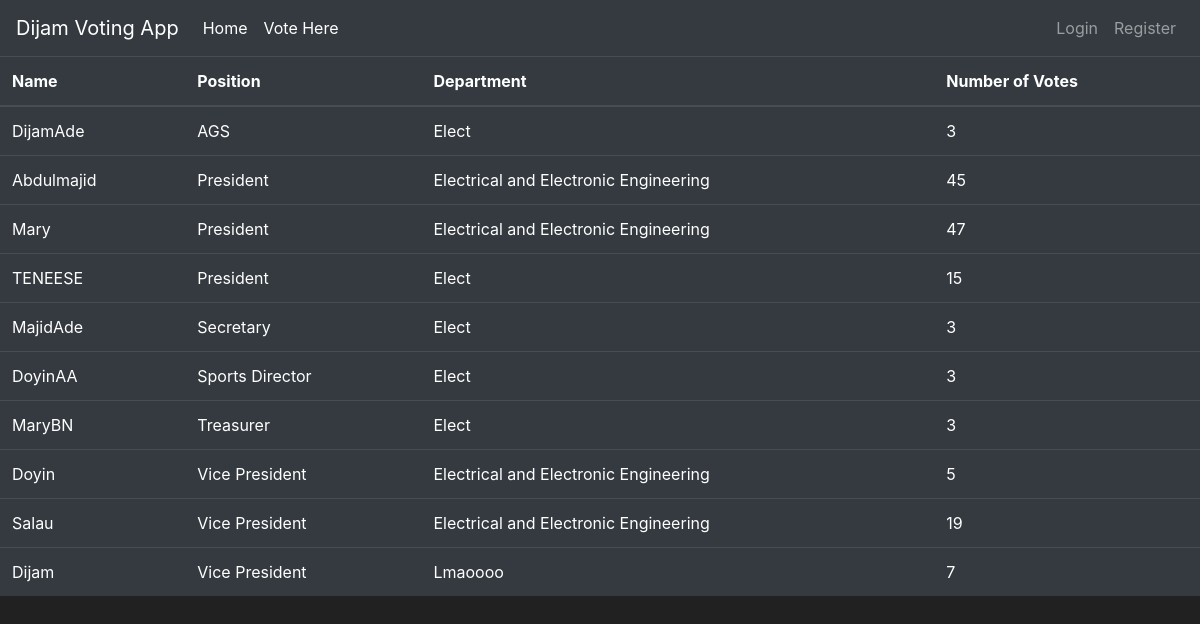
The app's page /results, older data.
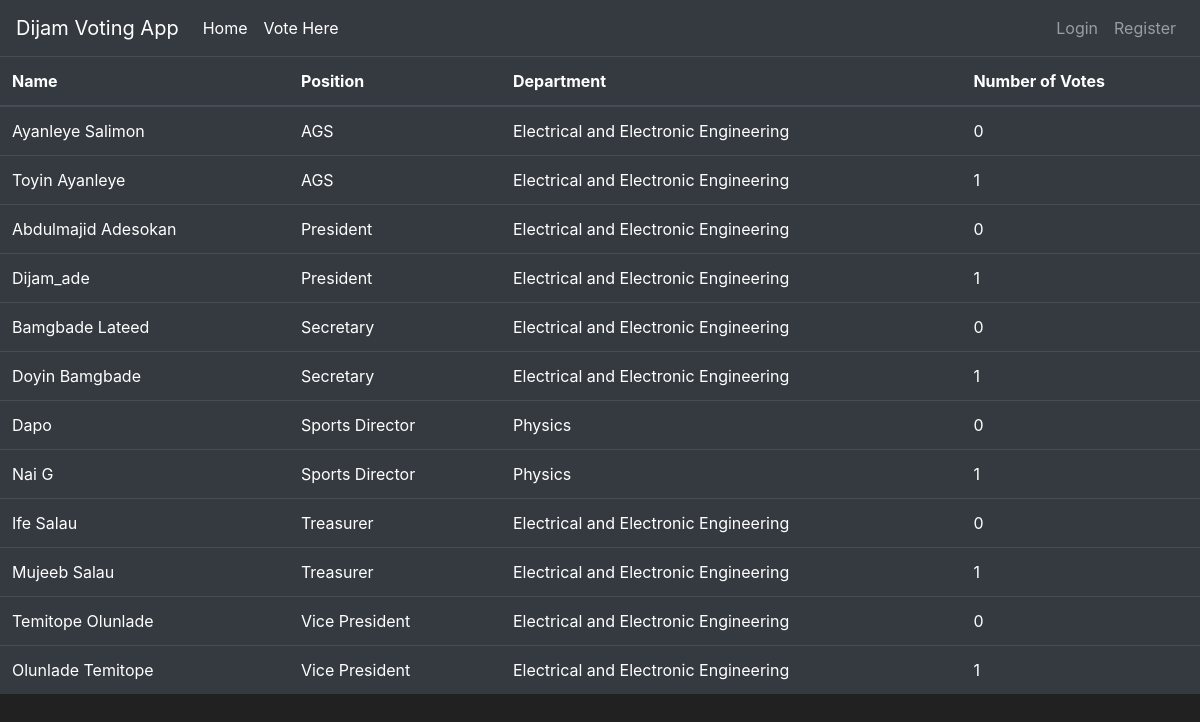
The same page, newer data.
### voting/models.py (models this page shows, shortened)
class Candidate(db.Model):
    id = db.Column(db.Integer(), primary_key=True)
    name = db.Column(db.String(length = 40), unique=True,nullable=False)
    department = db.Column(db.String(length = 40),nullable=False)
    number_of_votes = db.Column(db.Integer(), default = 0)
    position = db.Column(db.String(), nullable = False)

### voting/routes.py (the view)
@app.route('/results')
def check_result():
    candidate = Candidate.query.order_by(Candidate.position).all()
    return render_template('check_result.html', candidate = candidate)

### voting/templates/check_result.html (shortened to what this page needs)
{% extends 'base.html' %}
{% block content %}
<table class="table table-hover table-dark">
    <thead>
       <tr>
          <th scope="col">Name</th>
          <th scope="col">Position</th>
          <th scope="col">Department</th>
          <th scope="col">Number of Votes</th>
       </tr>
    </thead>
    <tbody>
       {% for item in candidate %}
       <tr>
          <td>{{ item.name }}</td>
          <td>{{ item.position }}</td>
          <td>{{ item.department}}</td>
          <td>{{ item.number_of_votes }}</td>
       </tr>
       {% endfor %}
    </tbody>
 </table>
 {% endblock %}

### voting/templates/base.html (shortened to what this page needs)
<!doctype html>
<html lang="en">
   <head>
      <link rel="stylesheet" href="https://cdn.jsdelivr.net/npm/bootstrap@4.5.3/dist/css/bootstrap.min.css">
   </head>
   <body>
    <nav class="navbar navbar-expand-md navbar-dark bg-dark">
      <a class="navbar-brand" href="{{url_for('home_page')}}">Dijam Voting App</a>
      <div class="collapse navbar-collapse" id="navbarNav">
        <ul class="navbar-nav mr-auto">
            <li class="nav-item active">
                <a class="nav-link" href="{{ url_for('home_page') }}">Home <span class="sr-only">(current)</span></a>
            </li>
            <li class="nav-item active">
              <a class="nav-link" href="{{ url_for('voting_page') }}">Vote Here <span class="sr-only">(current)</span></a>
          </li>
        </ul>
        {%if current_user.is_authenticated %}
          <ul class="navbar-nav">
              <li class="nav-item">
                <a class="nav-link">Welcome, {{current_user.name }}
                </a>
            </li>
              <li class="nav-item">
                <a class="nav-link" href="{{ url_for('logout_page') }}">Logout</a>
            </li>
        </ul>
          {% else %}
          <ul class="navbar-nav">
            <li class="nav-item">
                <a class="nav-link" href="{{url_for('login_page')}}">Login</a>
            </li>
            <li class="nav-item">
                <a class="nav-link" href="{{url_for('register_page')}}">Register</a>
            </li>
        </ul>
          {% endif %}
      </div>
    </nav>
        {%block content%}
        {%endblock%}
   </body>
</html>

### voting/templates/base.html (style rules this page uses)
body { background-color: #212121; color: white }

Row changes from the older to the newer data that the page shows:
removed Candidate: name "TENEESE", position "President", department "Elect", number_of_votes "15"
removed Candidate: name "MajidAde", position "Secretary", department "Elect", number_of_votes "3"
removed Candidate: name "DoyinAA", position "Sports Director", department "Elect", number_of_votes "3"
removed Candidate: name "Dijam", position "Vice President", department "Lmaoooo", number_of_votes "7"
added Candidate: name "Ayanleye Salimon", position "AGS", department "Electrical and Electronic Engineering", number_of_votes "0"
changed Candidate: name "DijamAde" → "Toyin Ayanleye"; department "Elect" → "Electrical and Electronic Engineering"; number_of_votes "3" → "1"
changed Candidate: name "Abdulmajid" → "Abdulmajid Adesokan"; number_of_votes "45" → "0"
changed Candidate: name "Mary" → "Dijam_ade"; number_of_votes "47" → "1"
added Candidate: name "Bamgbade Lateed", position "Secretary", department "Electrical and Electronic Engineering", number_of_votes "0"
added Candidate: name "Doyin Bamgbade", position "Secretary", department "Electrical and Electronic Engineering", number_of_votes "1"
added Candidate: name "Dapo", position "Sports Director", department "Physics", number_of_votes "0"
added Candidate: name "Nai G", position "Sports Director", department "Physics", number_of_votes "1"
changed Candidate: name "MaryBN" → "Ife Salau"; department "Elect" → "Electrical and Electronic Engineering"; number_of_votes "3" → "0"
added Candidate: name "Mujeeb Salau", position "Treasurer", department "Electrical and Electronic Engineering", number_of_votes "1"
changed Candidate: name "Doyin" → "Temitope Olunlade"; number_of_votes "5" → "0"
changed Candidate: name "Salau" → "Olunlade Temitope"; number_of_votes "19" → "1"
